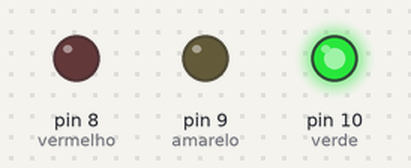
The sketch below on a simulated Arduino Uno, built with avr-gcc and run on an emulated ATmega328P. Shown: output pins drawn as LEDs (lit = HIGH).

Above: at 1.0 s.
At 2.5 s:
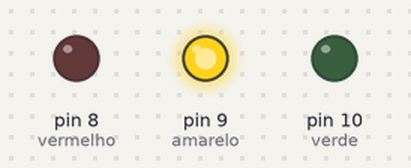
At 3.5 s:
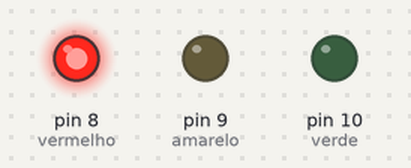
Timing chart, 0 to 5.2 s (numbered marks = the images above):
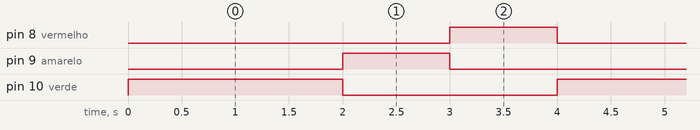

The sketch:

Projeto_01.ino
```cpp
// Hand On - Semáforo
// "Nomeando" as portas
int verde = 10;
int amarelo = 9;
int vermelho = 8;

void setup() {
// Indicando para o arduíno os tipos das portas
pinMode(verde, OUTPUT);
pinMode(amarelo, OUTPUT);
pinMode(vermelho, OUTPUT);
}

void loop() {
// Vamos começar ligando o verde
digitalWrite(verde, HIGH);
digitalWrite(amarelo, LOW);
digitalWrite(vermelho, LOW);
// esperamos 5s com o sinal aberto
delay(2000);

// Apagando o verde e ligando o amarelo
digitalWrite(verde, LOW);
digitalWrite(amarelo, HIGH);
// esperamos 2s com o sinal no amarelo
delay(1000);

// Apagamos o amarelo e ligamos o vermelho
digitalWrite(amarelo, LOW);
digitalWrite(vermelho, HIGH);
// esperamos 5s com o sinal fechado
delay(1000);

}
```

Measured:
- by itself, pin 8 (vermelho), pin 9 (amarelo): alternates HIGH for 1.0 s and LOW for 3.0 s
- by itself, pin 10 (verde): alternates HIGH for 2.0 s and LOW for 2.0 s
- by itself, everything shown: repeats every 4.0 s, in 3 steps
